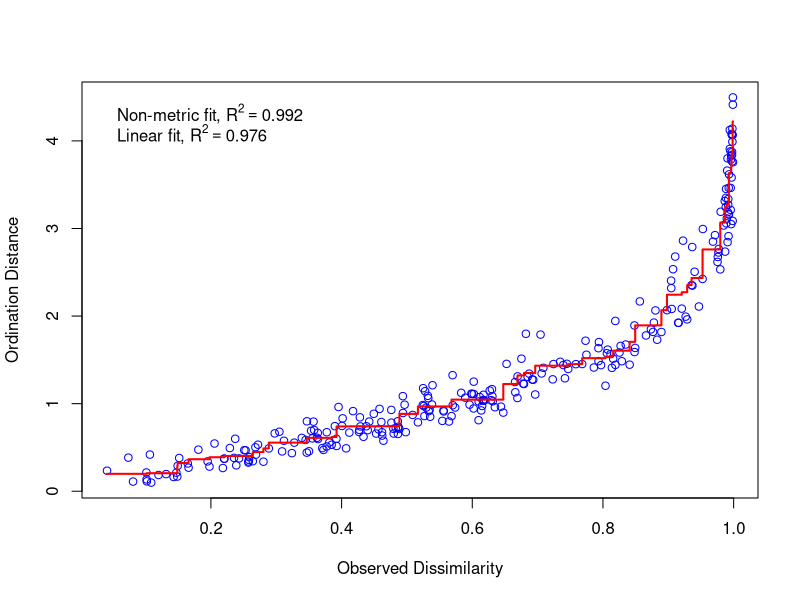
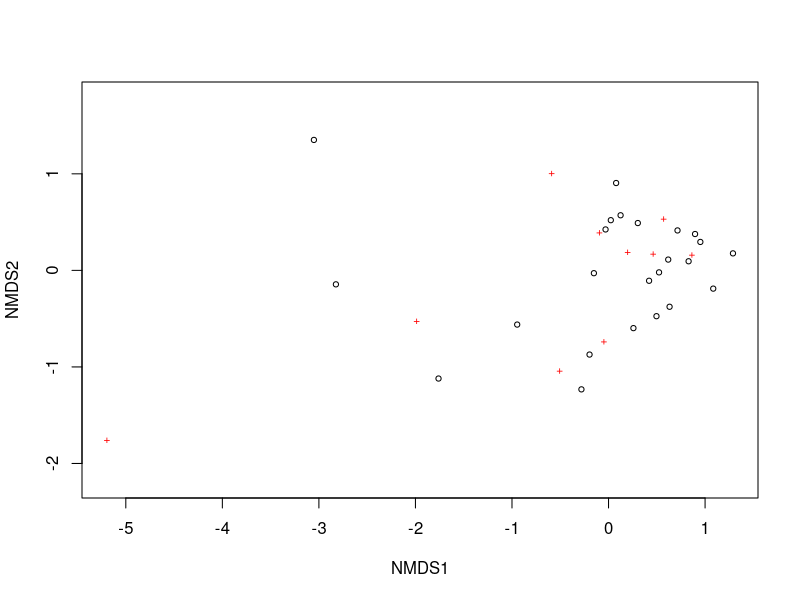

Write the R code that produced these figures, in order. (Note: this script raises an error after producing the figures.)
#Figure 6 - NMDS of cyanos w/ toxin vectors

## libraries
library(tidyverse)
library(lubridate)
library(here)
library(vegan)
library(ggrepel)
library(patchwork)

## 2018 ####
phytos_2018 <- read_csv(here("data/clean_data/", "BP_PhytoTax_2018_KP.csv"))

cyanos_18 <- phytos_2018 %>% filter(Group == "Cyanophyte")

cyano_matrix_18 <- cyanos_18 %>%
  select(DOY,
         name_code,
         Cell_Density_L,
         Biomass_mg_m3) %>%
  group_by(DOY, name_code) %>%
  dplyr::summarize_at(vars(Cell_Density_L, Biomass_mg_m3), list(total = sum)) %>%
  droplevels()

cyano_matrix_18_biomass <- cyano_matrix_18 %>%
  select(DOY, name_code, Biomass_mg_m3_total) %>%
  pivot_wider(names_from = name_code, values_from =  Biomass_mg_m3_total, values_fill = 0)

##drop DOY 172 b/c no toxin sample that day
cyano_matrix_18_biomass <-cyano_matrix_18_biomass[-c(5),] 

##rename the Anabaena spp. to Dolichospermum 
cyano_matrix_18_biomass <- cyano_matrix_18_biomass %>% rename(Dol.flo = Ana.flo,
                                                              Dol.cra = Ana.cra,
                                                              Dol.sol = Ana.sol)

#drop DOY column for ordination
as.data.frame(cyano_matrix_18_biomass)
cyano_biomass_ord18 <- cyano_matrix_18_biomass[, -(1)]

#NMDS
set.seed(123)
cyano_nmds18 = metaMDS(cyano_biomass_ord18, distance = "bray", autotransform = F) 
cyano_nmds18

#checks
goodness(cyano_nmds18)
stressplot(cyano_nmds18)
ordiplot(cyano_nmds18)

##extract data scores 
cyano_datascores_18 = as.data.frame(scores(cyano_nmds18)) 
#add DOY column 
cyano_datascores_18$DOY = cyano_matrix_18_biomass$DOY
#check
head(cyano_datascores_18)

##extract species scores
cyano_speciesscores_18 <- as.data.frame(scores(cyano_nmds18, "species"))  
cyano_speciesscores_18$species <- rownames(cyano_speciesscores_18)  
head(cyano_speciesscores_18) 

##plot
cyano_nmdsplot_18 <- ggplot() + 
  ## geom_point(data=cyano_speciesscores_18, aes(x=NMDS1, y=NMDS2), size = 2.5, colour = "seagreen", shape = 8, stroke =1) +
  geom_text_repel(data=cyano_speciesscores_18,aes(x=NMDS1,y=NMDS2,label=species), size=4.5, colour = "seagreen4", fontface = "bold", alpha = 0.55, point.size = NA) +  # add the species labels
  geom_point(data=cyano_datascores_18,aes(x=NMDS1,y=NMDS2),size=2, alpha = 0.7) + # add the point markers
  geom_text_repel(data=cyano_datascores_18,aes(x=NMDS1,y=NMDS2,label=DOY),size=3.5, alpha = 0.7, box.padding = 0.3, fontface = "bold") +  # add the DOY labels ##coord_equal() +
  theme_bw() +
  theme(axis.title.x = element_text(size = 12, face = "bold"),
        axis.text.x = element_text(size = 12, face = "bold"),
        axis.title.y = element_text(size = 12, face = "bold"),
        axis.text.y = element_text(size = 12, face = "bold"),
        panel.grid.major = element_blank(),
        panel.grid.minor = element_blank())

cyano_nmdsplot_18_2 <- ggplot() + 
  ## geom_point(data=cyano_speciesscores_18, aes(x=NMDS1, y=NMDS2), size = 2.5, colour = "seagreen", shape = 8, stroke =1) +
  geom_text_repel(data=cyano_speciesscores_18,aes(x=NMDS1,y=NMDS2,label=species), size=4.5, colour = "seagreen4", fontface = "bold", alpha = 0.55, point.size = NA) +  # add the species labels
  geom_point(data=cyano_datascores_18,aes(x=NMDS1,y=NMDS2),size=2, alpha = 0.7) + # add the point markers
  ## geom_text_repel(data=cyano_datascores_18,aes(x=NMDS1,y=NMDS2,label=DOY),size=3.5, alpha = 0.6, box.padding = 0.3, fontface = "bold") +  # add the DOY labels ##coord_equal() +
  theme_bw() +
  theme(axis.title.x = element_text(size = 12, face = "bold"),
        axis.text.x = element_text(size = 12, face = "bold"),
        axis.title.y = element_text(size = 12, face = "bold"),
        axis.text.y = element_text(size = 12, face = "bold"),
        panel.grid.major = element_blank(),
        panel.grid.minor = element_blank())

##2018 Toxins ####
##> LOD is 0, >LOD<LOQs replaced with LOD

toxs_2018 <- read_csv(here("data/processed_data/", "Toxs2018_zerosLOQs.csv"))

intra_tox18 <- toxs_2018 %>% filter(Depth_m == 0.8)

#create matrix for ordination 
intra_tox18_matrix <- intra_tox18 %>% mutate(DOY = yday(Date)) %>% 
  select(DOY, everything(), -Date, -Sample_Type, -Depth_m) 

as.data.frame(intra_tox18_matrix)
intra_tox18_ord <- intra_tox18_matrix[, -(1)]

##sqrt transformation of toxins
sqrt_tox18<-apply(intra_tox18_ord, c(1,2), function(x) sqrt(x))
sqrt_tox18

sqrt_tox18 <- as.data.frame(sqrt_tox18)

sqrt_tox18_vecs <- envfit(cyano_nmds18, sqrt_tox18, permu = 999, na.rm = TRUE)
sqrt_tox18_vecs

sqrt_toxscores_18 <- as.data.frame(scores(sqrt_tox18_vecs, display = "vectors")) #extract scores from envfit
sqrt_toxscores_18 <- cbind(sqrt_toxscores_18, toxs = rownames(sqrt_toxscores_18)) #add names
sqrt_toxscores_18 <- cbind(sqrt_toxscores_18, pval = sqrt_tox18_vecs$vectors$pvals) # add pvalues 
sig_sqrt_toxscores_18 <- subset(sqrt_toxscores_18, pval<=0.051) #subset variables significant at 0.05

head(sqrt_toxscores_18)

##add vectors to plot
vec_plot18 <- cyano_nmdsplot_18_2 + 
  geom_segment(data = sig_sqrt_toxscores_18, aes(x = 0, xend=NMDS1, y=0, yend=NMDS2), arrow = arrow(length = unit(0.25, "cm")), colour = "black", lwd=0.8) + #sig toxins
  geom_text_repel(data = sig_sqrt_toxscores_18, aes(x=NMDS1, y=NMDS2, label = toxs), size = 3, bg.colour = "white", bg.r = 0.15, colour = "black", fontface = "bold", direction = "both", segment.size = NA, segment.angle = 180) #add labels for toxins

## 2019 ####
phytos_2019 <- read_csv(here("data/clean_data/", "BP_PhytoTax_2019_KP.csv"))

cyanos_19 <- phytos_2019 %>% filter(Group == "Cyanophyte")

cyano_matrix <- cyanos_19 %>%
  select(DOY,
         name_code,
         Cell_Density_L,
         Biomass_mg_m3) %>%
  group_by(DOY, name_code) %>%
  dplyr::summarize_at(vars(Cell_Density_L, Biomass_mg_m3), list(total = sum)) %>%
  droplevels()

cyano_matrix_biomass <- cyano_matrix %>%
  select(DOY, name_code, Biomass_mg_m3_total) %>%
  pivot_wider(names_from = name_code, values_from =  Biomass_mg_m3_total, values_fill = 0)

##rename Anabaena to Dolichospermum
cyano_matrix_biomass <- cyano_matrix_biomass %>% rename(Dol.flo = Ana.flo,
                                                        Dol.cra = Ana.cra)

#drop DOY column for ordination
as.data.frame(cyano_matrix_biomass)
cyano_biomass_ord <- cyano_matrix_biomass[, -(1)]

#NMDS
set.seed(123)
cyano_nmds = metaMDS(cyano_biomass_ord, distance = "bray", autotransform = F) 
cyano_nmds

#checks
goodness(cyano_nmds)
stressplot(cyano_nmds)
ordiplot(cyano_nmds)

##extract data scores 
cyano_data_scores = as.data.frame(scores(cyano_nmds)) 
#add DOY to data frame 
cyano_data_scores$DOY = cyano_matrix_biomass$DOY
#check 
head(cyano_data_scores)

##extract species scores
cyano_species_scores <- as.data.frame(scores(cyano_nmds, "species"))  
cyano_species_scores$species <- rownames(cyano_species_scores)  
head(cyano_species_scores) 

cyano_nmds_plot_19 <- ggplot() + 
  geom_text_repel(data=cyano_species_scores,aes(x=NMDS1,y=NMDS2,label=species), size=4.5, colour = "seagreen4", fontface = "bold", alpha = 0.55, point.size = NA) +  # add the species labels
  geom_point(data=cyano_data_scores,aes(x=NMDS1,y=NMDS2),size=2, alpha = 0.7) + # add the point markers
  geom_text_repel(data=cyano_data_scores,aes(x=NMDS1,y=NMDS2,label=DOY),size=3.5, alpha = 0.7, box.padding = 0.3, fontface = "bold") +  # add the DOY labels +
  ##coord_equal() +
  theme_bw() +
  theme(axis.title.x = element_text(size = 12, face = "bold"),
        axis.text.x = element_text(size = 12, face = "bold"),
        axis.title.y = element_text(size = 12, face = "bold"),
        axis.text.y = element_text(size = 12, face = "bold"),
        panel.grid.major = element_blank(),
        panel.grid.minor = element_blank())

cyano_nmds_plot_19_2 <- ggplot() + 
  geom_text_repel(data=cyano_species_scores,aes(x=NMDS1,y=NMDS2,label=species), size=4.5, colour = "seagreen4", fontface = "bold", alpha = 0.55, point.size = NA) +  # add the species labels
  geom_point(data=cyano_data_scores,aes(x=NMDS1,y=NMDS2),size=2, alpha = 0.7) + # add the point markers
  ##geom_text_repel(data=cyano_data_scores,aes(x=NMDS1,y=NMDS2,label=DOY),size=3.5, alpha = 0.6, box.padding = 0.3, fontface = "bold") +  # add the DOY labels +
  ##coord_equal() +
  theme_bw() +
  theme(axis.title.x = element_text(size = 12, face = "bold"),
        axis.text.x = element_text(size = 12, face = "bold"),
        axis.title.y = element_text(size = 12, face = "bold"),
        axis.text.y = element_text(size = 12, face = "bold"),
        panel.grid.major = element_blank(),
        panel.grid.minor = element_blank())


## 2019 Toxins ####
##LODs replaced with zeros, >LOD<LOQs replaced with LOQ

toxs_2019 <- read_csv(here("data/processed_data/", "Toxs2019_zerosLOQs.csv"))

intra_tox <- toxs_2019 %>% filter(Depth_m == 0.8)
intra_tox_matrix <- intra_tox %>% mutate(DOY = yday(Date)) %>% 
  select(DOY, everything(), -Date, -Sample_Type, -Depth_m) 

as.data.frame(intra_tox_matrix)
intra_tox_ord <- intra_tox_matrix[, -(1)]

##sqrt transformation of toxins
sqrt_tox<-apply(intra_tox_ord, c(1,2), function(x) sqrt(x))
sqrt_tox

sqrt_tox <- as.data.frame(sqrt_tox)

sqrt_tox_vecs <- envfit(cyano_nmds, sqrt_tox, permu = 999, na.rm = TRUE)
sqrt_tox_vecs

sqrttox_scores <- as.data.frame(scores(sqrt_tox_vecs, display = "vectors")) #extract scores from envfit
sqrttox_scores <- cbind(sqrttox_scores, toxs = rownames(sqrttox_scores)) #add tox names
sqrttox_scores <- cbind(sqrttox_scores, pval = sqrt_tox_vecs$vectors$pvals) # add pvalues
sig_sqrttox_scores <- subset(sqrttox_scores, pval<=0.051) #subset toxins significant at 0.05

head(sqrttox_scores)

vec_plot19 <- cyano_nmds_plot_19_2 + 
  geom_segment(data = sig_sqrttox_scores, aes(x = 0, xend=NMDS1, y=0, yend=NMDS2), 
               arrow = arrow(length = unit(0.25, "cm")), colour = "black", lwd=0.8) + #sig toxins
  geom_text_repel(data = sig_sqrttox_scores, aes(x=NMDS1, y=NMDS2, label = toxs), 
                  size = 3, bg.colour = "white", bg.r = 0.15, colour = "black", fontface = "bold", direction = "both", segment.size = NA, segment.angle = 180) #add labels for toxins

## FIGURE 5 -patchwork of the ordinations ####

layout <- "AABB
           CCDD"

cyano_nmdsplot_18 +  cyano_nmds_plot_19 + vec_plot18 + vec_plot19 + 
  plot_layout(design = layout) +
  plot_annotation(tag_levels = 'a', tag_suffix = ')') & 
  theme(plot.tag = element_text(face = "bold", size = 12))

## Spearman correlations ####
##Corr matrix of cyanos with most prevalent toxins ####
library(Hmisc)

## run code for Flatten matrix function (see below)

#2018
#reduce toxins
red_tox18_matrix <- intra_tox18_matrix %>% select(DOY, MC_total, AP_A, AP_B)
#join two 2018 matrices
cyano_tox18 <- left_join(cyano_matrix_18_biomass, red_tox18_matrix, by = "DOY")
cyano_tox18 <- cyano_tox18[, -(1)]

cor_tox18 <- rcorr(as.matrix(cyano_tox18), type = "spearman")
cor_tox18

cor_tox18_print <- flattenCorrMatrix(cor_tox18$r, cor_tox18$P)
cor_tox18_print

#2019
red_tox19_matrix <- intra_tox_matrix %>% select(DOY, MC_total, AP_A, AP_B)
#join two 2019 matrices
cyano_tox <- left_join(cyano_matrix_biomass, red_tox19_matrix, by = "DOY")
cyano_tox <- cyano_tox[, -(1)]

cor_tox <- rcorr(as.matrix(cyano_tox), type = "spearman")
cor_tox

cor_tox_print <- flattenCorrMatrix(cor_tox$r, cor_tox$P)


##code from web for function to make correlation matrix easier to read

# flattenCorrMatrix code from: http://www.sthda.com/english/wiki/correlation-matrix-formatting-and-visualization

# cormat : matrix of the correlation coefficients
# pmat : matrix of the correlation p-values
flattenCorrMatrix <- function(cormat, pmat) {
  ut <- upper.tri(cormat)
  data.frame(
    row = rownames(cormat)[row(cormat)[ut]],
    column = rownames(cormat)[col(cormat)[ut]],
    cor  =(cormat)[ut],
    p = pmat[ut]
  )
}
